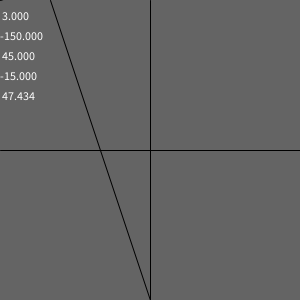
Frame 1 (no input)
Frame 60 (the mouse pressed at the canvas centre just before this capture): identical to frame 1, image omitted
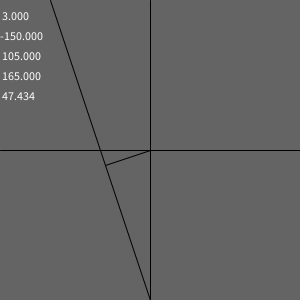
Frame 120 (the mouse held since frame 60 and released just before this capture)

The Processing sketch that drew these frames (run headless with seeded random() and noise(); from frame 60 on, the mouse is pressed at the canvas centre):

// Processing sketch: suisen_dist
// ── suisen_dist.pde
void setup(){
  size(300, 300);
}

float linX1 = 50;
float linY1 = 0;
float linX2 = 150;
float linY2 = 300;

float posX, posY;

float a;
float a(float linX1, float linY1, float linX2, float linY2){
  float y, x, a;
  y = linY2 - linY1;
  x = linX2 - linX1;
  a = y/x;
  return a;
}

float b;
float b(float a, float linX1){
  float b;
  b = -a*linX1;
  return b;
}

float x;
float x(float a, float b, float posX, float posY){
  float x;
  x = (a*(posY - b)+posX) / (a*a + 1);
  return x;
}

float y;
float y(float a, float b, float posX, float posY){
  float y;
  y = a*(a*(posY - b)+posX) / (a*a + 1) + b;
  return y;
}

float kyori(float x, float y, float posX, float posY){
  float distance;
  
  distance = sqrt((posX - x)*(posX - x) + (posY - y)*(posY - y));
  return distance;
}

void draw(){
  background(100);
  line(150, 0, 150, 300);
  line(0, 150, 300, 150);
  posX = mouseX;
  posY = mouseY;
  line(linX1, linY1, linX2, linY2);
  
  a = a(linX1, linY1, linX2, linY2);
  b = b(a, linX1);
  x = x(a, b, posX, posY);
  y = y(a, b, posX, posY);
  
  text(a, 0, 20);
  text(b, 0, 40);
  text(x, 0, 60);
  text(y, 0, 80);
  text(kyori(x, y, posX, posY), 0, 100);
  
  line(x, y, posX, posY);
}
